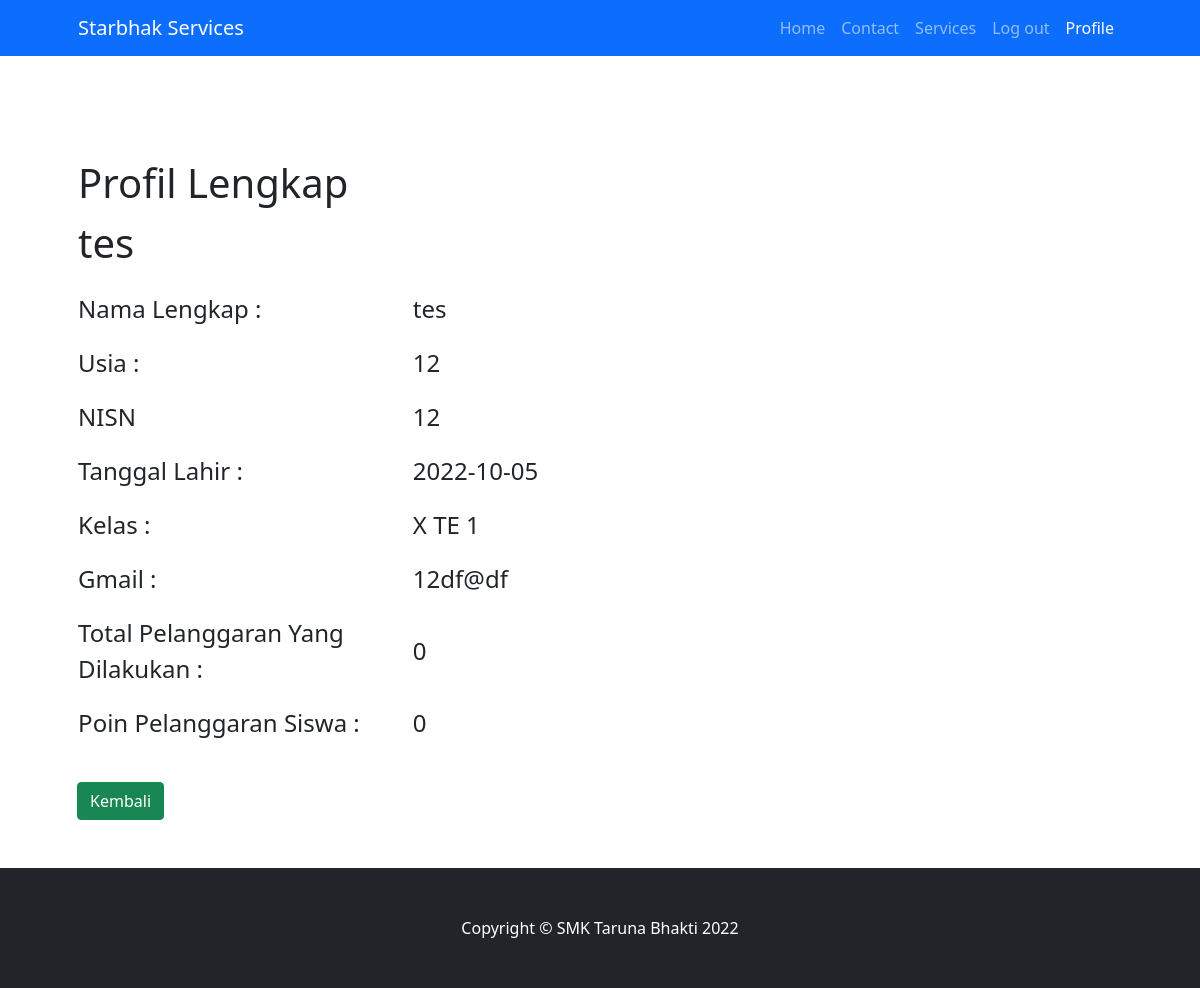
The app's page /profil.php?id=114 (signed in) with its own data.
### tables this page shows
CREATE TABLE `profil` (
  `id` int(11) NOT NULL,
  `nama` varchar(255) NOT NULL,
  `usia` varchar(255) NOT NULL,
  `NISN` int(11) NOT NULL,
  `tanggalLahir` date NOT NULL,
  `kelas` varchar(255) NOT NULL,
  `gmail` varchar(255) NOT NULL,
  `password` varchar(255) NOT NULL,
  `totalPelanggaran` int(11) NOT NULL,
  `poin` int(11) NOT NULL
);

### profil.php (the view, shortened to what this page needs)
<?php
include 'conn.php';
$id = $_GET['id'];
$sql = "SELECT * FROM profil WHERE id = '$id'";
$query = mysqli_query($conn,$sql);
$value = mysqli_fetch_assoc($query);
?>
<!DOCTYPE html>
<html lang="en">
    <head>
        <link href="https://cdn.jsdelivr.net/npm/bootstrap-icons@1.4.1/font/bootstrap-icons.css" rel="stylesheet" />
        <link href="css/styles.css" rel="stylesheet" />
    </head>
    <body>
        <nav class="navbar navbar-expand-lg navbar-dark bg-primary">
            <div class="container px-5">
                <a class="navbar-brand" href="#!">Starbhak Services</a>
                <div class="collapse navbar-collapse" id="navbarSupportedContent">
                    <ul class="navbar-nav ms-auto mb-2 mb-lg-0">
                        <li class="nav-item"><a class="nav-link " href="index2.php?id=<?= $value['id']?>">Home</a></li>
                        <li class="nav-item"><a class="nav-link" href="index2.php?id=<?= $value['id']?>">Contact</a></li>
                        <li class="nav-item"><a class="nav-link" href="index2.php?id=<?= $value['id']?>">Services</a></li>
                        <li class="nav-item"><a class="nav-link" href="logout.php">Log out</a></li>
                        <li class="nav-item"><a class="nav-link active" aria-current="page" href="">Profile</a></li>
                    </ul>
                </div>
            </div>
        </nav>
        <header class="bg-white py-5">
            <div class="container px-5">
                <div class="row gx-5 justify-content-center">
                    <div class="col-lg-6">
                    <div class="content">
                        <br>
                        <table>
                            <tr>
                                <td>
                                    <p id="info" class="fs-1">Profil Lengkap <?=$value ['nama'] ?></p>
                                </td>
                                <td></td>
                            </tr>
                            <br>
                            <tr>
                                <td><p class="fs-4">Nama Lengkap :</p></td>
                                <td><p class="fs-4"><?=$value ['nama'] ?></p></td>
                            </tr>
                            <tr>
                                <td><p class="fs-4">Usia :</td>
                                <td><p class="fs-4"><?=$value ['usia'] ?></p></td>
                            </tr>
                            <tr>
                                <td><p class="fs-4">NISN</td>
                                <td><p class="fs-4"><?=$value ['NISN'] ?></p></td>
                            </tr>
                            <tr>
                                <td><p class="fs-4">Tanggal Lahir :</td>
                                <td><p class="fs-4"><?=$value ['tanggalLahir'] ?></p></td>
                            </tr>
                            <tr>
                                <td><p class="fs-4">Kelas :</td>
                                <td><p class="fs-4"><?=$value ['kelas'] ?></p></td>
                            </tr>
                            <tr>
                                <td><p class="fs-4">Gmail :</td>
                                <td><p class="fs-4"><?=$value ['gmail'] ?></p></td>
                            </tr>
                            <tr>
                                <td><p class="fs-4">Total Pelanggaran Yang Dilakukan :</p></td>
                                <td><p class="fs-4"><?=$value ['totalPelanggaran'] ?></p></td>
                            </tr>
                            <tr>
                                <td><p class="fs-4">Poin Pelanggaran Siswa :</p></td>
                                <td><p class="fs-4"><?=$value ['poin'] ?></p></td>
                            </tr>
                        </table>
                        <br>
                        <a href="index2.php?id=<?= $value['id']?>" style="position: relative; left:-55%"><button type="button" class="btn btn-success">Kembali</button></a>
                    </div>
                </div>
            </div>
        </header>
    <footer class="py-5 bg-dark">
        <div class="container px-5"><p class="m-0 text-center text-white">Copyright &copy; SMK Taruna Bhakti 2022</p></div>
    </footer>
</body>

### profil.php (style rules this page uses)
body { overflow-x: hidden; }
table { position: relative; top: 0; left: -55%; }
table tr td:first-child { width: 3020px; }
table tr td:last-child { width: 1200px; }

### records on screen
profil: nama "tes", usia "12", NISN "12", tanggalLahir "2022-10-05", kelas "X TE 1", gmail "12df@df", totalPelanggaran "0", poin "0"
